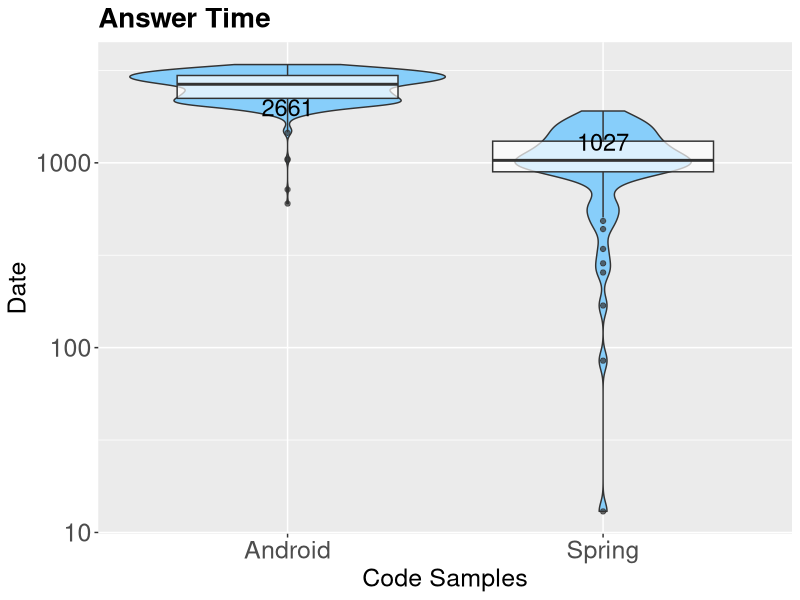
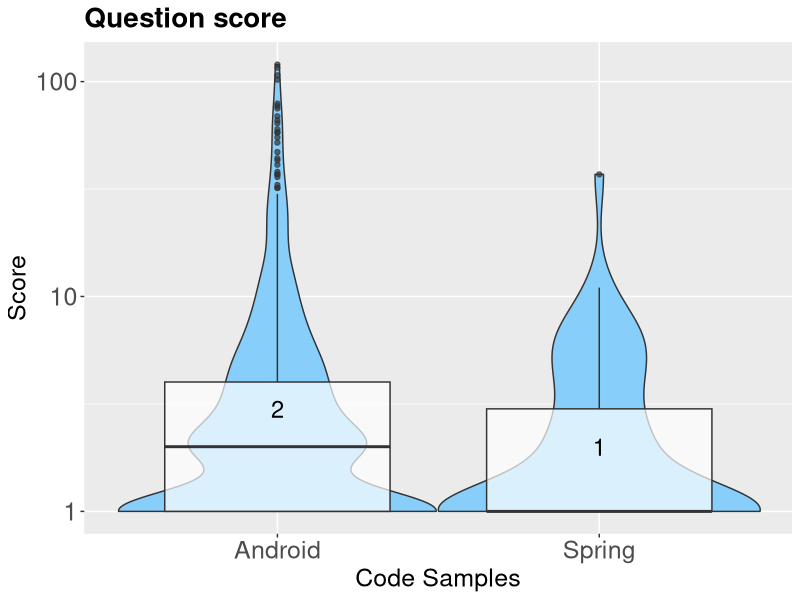
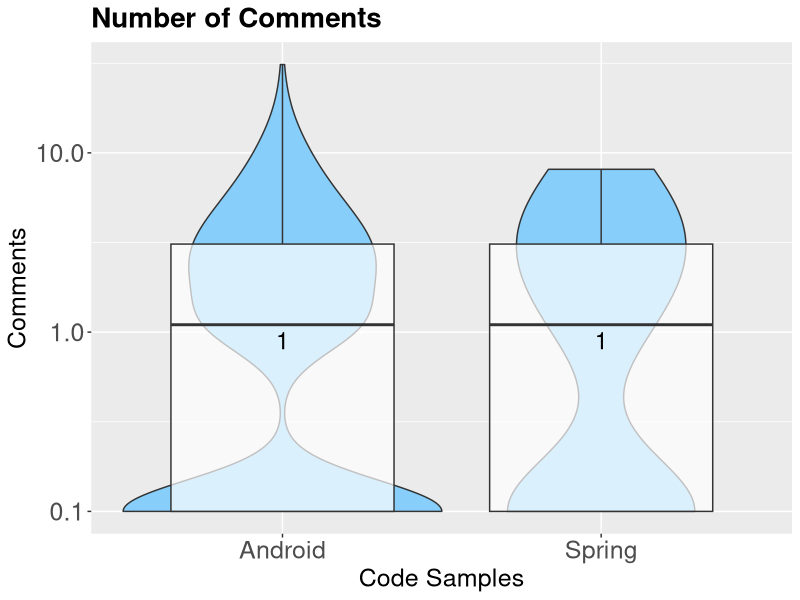
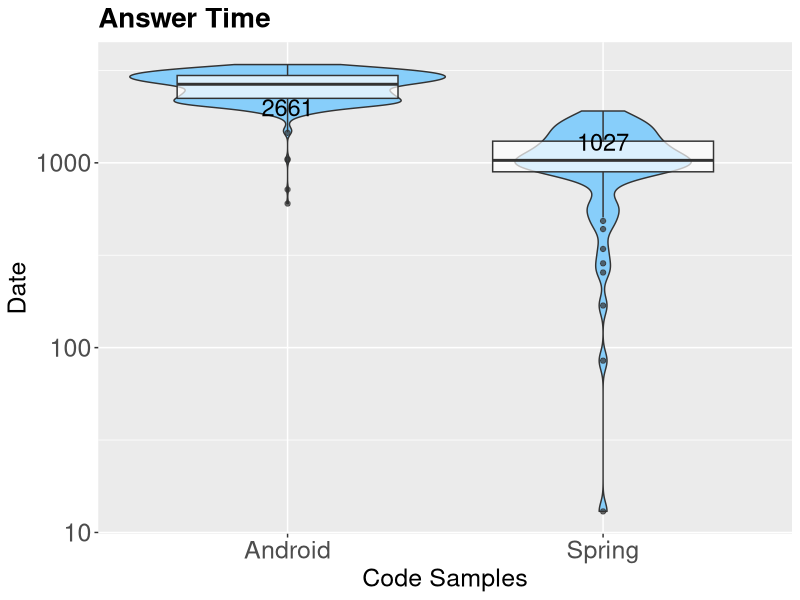
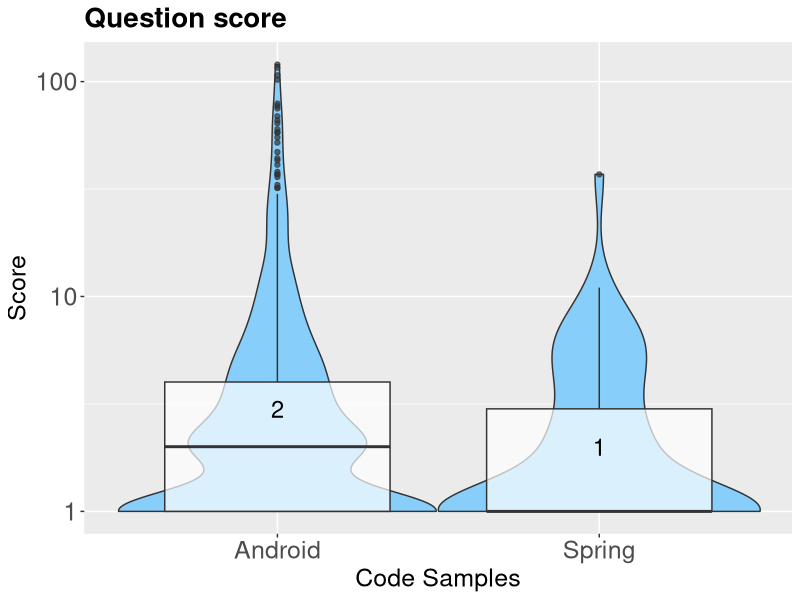
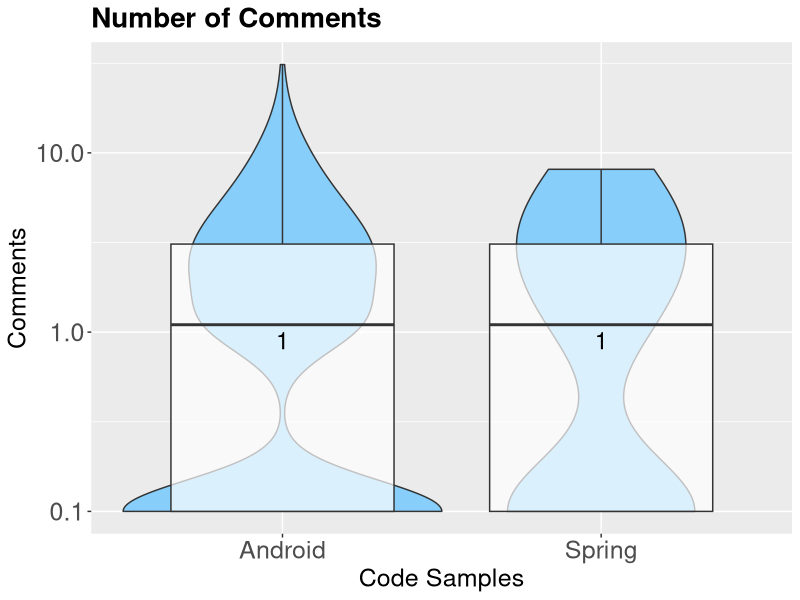

Generate these figures, in order, with R:
library(ggplot2)


all=read.csv("date.csv", sep=",",header=T)

p1 <- ggplot(all, aes(factor(all$framework,levels = c("Android","Spring")), all$date)) + 
  geom_violin(width=1, trim=TRUE, fill="#87CEFA") + 
  scale_y_log10() +
  geom_boxplot(width=0.7,alpha=0.7) + ggtitle("Answer Time") + xlab("Code Samples") + ylab("Date") + 
  annotate("text", x = 1, y = 2000, label = "2661", size = 6) + 
  annotate("text", x = 2, y = 1300, label = "1027", size = 6) +
  theme(plot.title=element_text(size=20,face="bold") ,axis.title=element_text(size=18),axis.text=element_text(size=18))

p1

ggsave("creationDate.pdf", width = 4.5, height = 4.5)

all=read.csv("data.csv", sep=",",header=T)



p1 <- ggplot(all, aes(factor(all$framework,levels = c("Android","Spring")), all$Score)) + 
  geom_violin(width=1, trim=TRUE, fill="#87CEFA") + 
  scale_y_log10() +
  geom_boxplot(width=0.7,alpha=0.7) + ggtitle("Question score") + xlab("Code Samples") + ylab("Score") + 
  annotate("text", x = 1, y = 3, label = "2", size = 6) + 
  annotate("text", x = 2, y = 2, label = "1", size = 6) +
  theme(plot.title=element_text(size=20,face="bold") ,axis.title=element_text(size=18),axis.text=element_text(size=18))

p1

ggsave("score.pdf", width = 4.5, height = 4.5)

p1 <- ggplot(all, aes(factor(all$framework,levels = c("Android","Spring")), all$CommentCount + 0.1)) + 
  geom_violin(width=1, trim=TRUE, fill="#87CEFA") + 
  scale_y_log10() +
  geom_boxplot(width=0.7,alpha=0.7) + ggtitle("Number of Comments") + xlab("Code Samples") + ylab("Comments") + 
  annotate("text", x = 1, y = 0.9, label = "1", size = 6) + 
  annotate("text", x = 2, y = 0.9, label = "1", size = 6) +
  theme(plot.title=element_text(size=20,face="bold") ,axis.title=element_text(size=18),axis.text=element_text(size=18))

p1

ggsave("comments.pdf", width = 4.5, height = 4.5)
